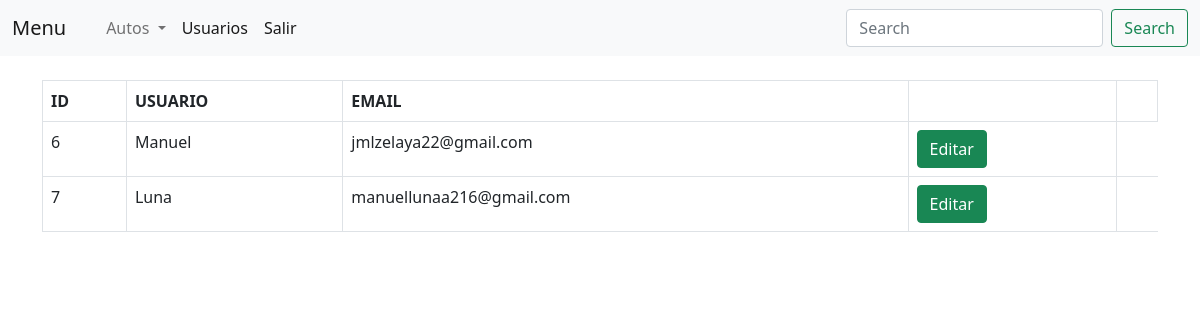
/admin_users.php (signed in), run on the app's committed database.
### tables this page shows
CREATE TABLE `usuarios` (
  `id` int(11) NOT NULL,
  `username` varchar(25) NOT NULL,
  `password` varchar(255) NOT NULL,
  `email` varchar(100) NOT NULL
);

### class/usuarios.php (the view, shortened to what this page needs)
<?php
class crud
{
    private $db;
    function __construct($conn)
    {
        $this->db = $conn;
    }
    public function dataview($query)
    {
        $stmt = $this->db->prepare($query);
        $stmt->execute() > 0;
        while ($row = $stmt->fetch(PDO::FETCH_ASSOC)) {
?>
            <tr>
                <td><?php echo $row['id']; ?></td>
                <td><?php echo $row['username']; ?></td>
                <td><?php echo $row['email']; ?></td>
                <td>
                    <a class="btn btn-large btn-success" href="edit_users.php?edit_id=<?php echo $row['id'] ?>"> Editar</a>
                </td>
            </tr>
<?php
        }
    }
}

### data on the page
usuarios: id "6", username "Manuel", email "jmlzelaya22@gmail.com"
usuarios: id "7", username "Luna", email "manuellunaa216@gmail.com"
